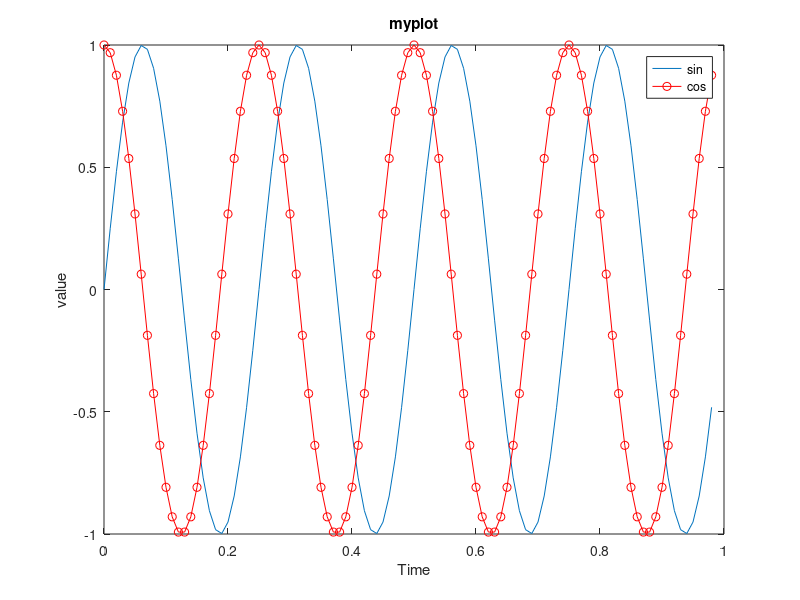
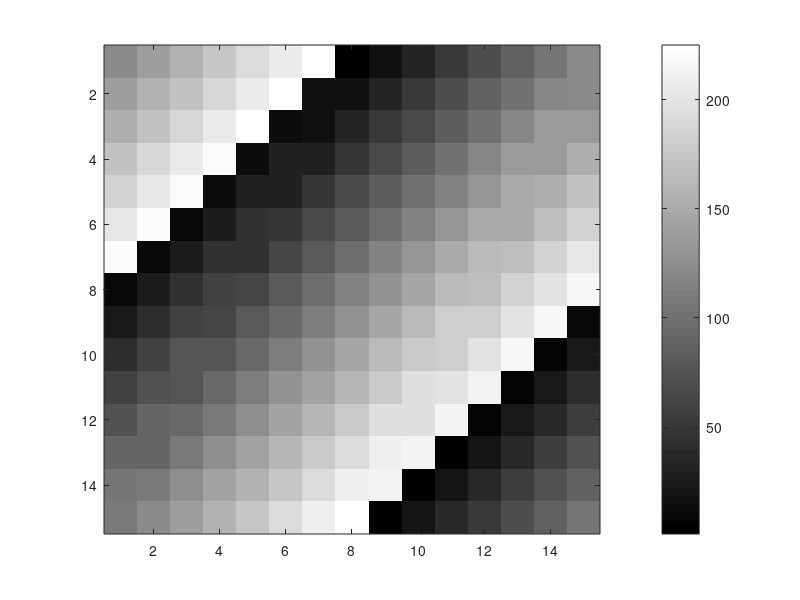

The MATLAB script that drew these images, in order:
% Octave/Matlab tutorials #4
%%%%%%%%%%%%%%%%%%%%%%%%%%%

t = [0:0.01:0.98];
y1 = sin(2*pi*4*t);
plot(t,y1);
hold on;
y2 = cos(2*pi*4*t);
plot(t,y2,'r.-o');
xlabel('Time')
ylabel('value')
legend('sin','cos')
title('myplot')
print -dpng 'myplot.png'
close    % close figure

% figure can be devided
figure(1); plot (t,y1)
figure(2); plot (t,y2)
subplot(1,2,1)  % devide and access 1st
plot (t,y1)
subplot(1,2,2)  % access 2nd elements
plot (t,y2)
clf   % clear figure

imagesc(magic(21)) % visualize 

% comma chaining commands/func calls
imagesc(magic(15)), colorbar, colormap gray;
